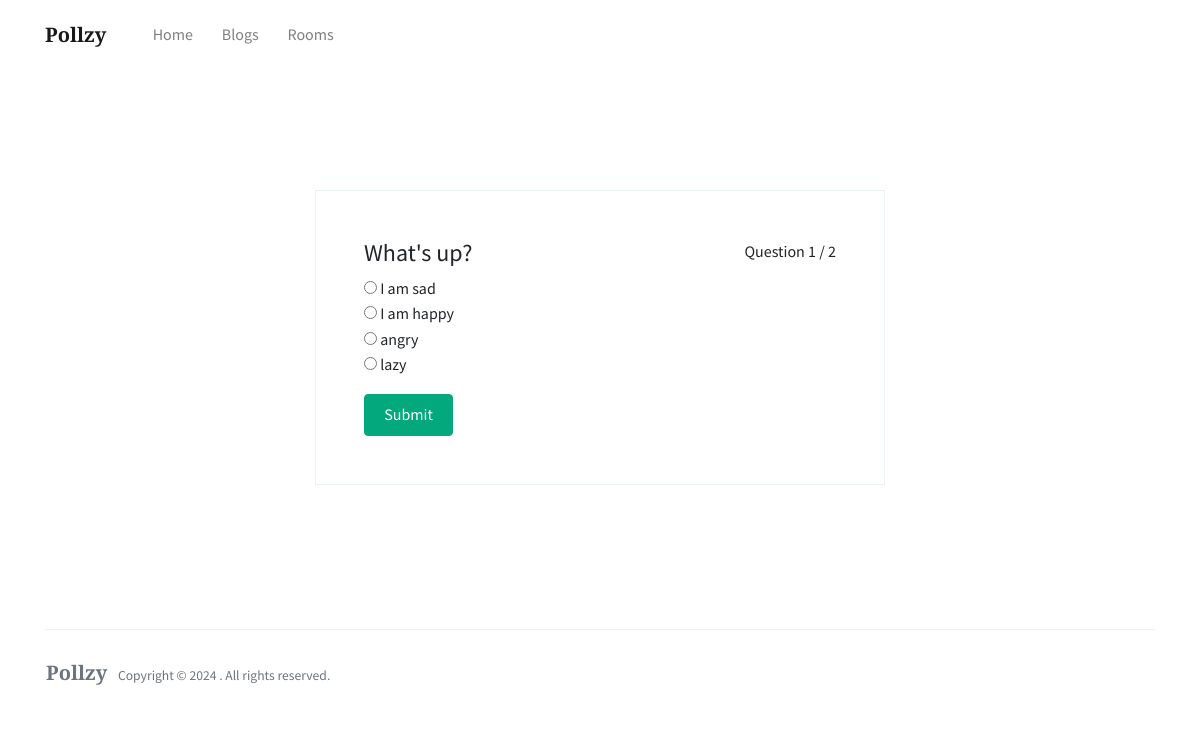
/rooms/, run on the app's committed database.
### polls/models.py (models this page shows, shortened)
class Question(models.Model):
    question_text = models.CharField(max_length=200)
    pub_date = models.DateTimeField("date published")

class Choice(models.Model):
    question = models.ForeignKey(Question, on_delete=models.CASCADE)
    choice_text = models.CharField(max_length=200)
    votes = models.IntegerField(default=0)

### polls/views.py (the view)
# urls.py: path("rooms/", views.rooms, name="rooms"),
def rooms(request):
    questions = Question.objects.all()
    current_question_index = request.session.get('current_question_index', 0)
    total_questions = questions.count()
    if current_question_index < total_questions:
        current_question = questions[current_question_index]
    else:
        current_question = None  # Handle the case when all questions are done
    data = {
        'question': current_question,
        'choices': current_question.choice_set.all() if current_question else [],
        'current_question_index': current_question_index + 1,  # Display 1-based index
        'total_questions': total_questions,
    }
    return render(request, "rooms.html", data)

### polls/templates/rooms.html (shortened to what this page needs)
<!DOCTYPE html>
<html lang="en">
<head>
	{% load static %}
	<link rel="stylesheet" href="https://use.fontawesome.com/releases/v5.3.1/css/all.css"
>
	<link href="{% static 'assets/css/main.css' %}" rel="stylesheet" />
	<link href="{% static 'assets/css/index.css' %}" rel="stylesheet" />
</head>
<body>
	<nav class="topnav navbar navbar-expand-lg navbar-light bg-white fixed-top">
		<div class="container">
			<a class="navbar-brand" href="/"><strong>Pollzy</strong></a>
			<div class="navbar-collapse collapse" id="navbarColor02" style="">
				<ul class="navbar-nav mr-auto d-flex align-items-center">
					<li class="nav-item">
						<a class="nav-link" href="/">Home <span class="sr-only">(current)</span></a>
					</li>
					<li class="nav-item">
						<a class="nav-link" href="/blogs">Blogs</a>
					</li>
					<li class="nav-item">
						<a class="nav-link" href="/rooms">Rooms</a>
					</li>
				</ul>
			</div>
		</div>
	</nav>
	<div class="container">
		<div class="row py-5 my-4">
			<div class="col-6 mx-auto my-5 py-5 border px-5">
				<form method="post" action="{% url 'submit_answer' %}">
					{% if question %}
					<div class="progress-indicator float-right">
						Question {{ current_question_index }} / {{ total_questions }}
					</div>
					<h4>{{ question.question_text }}</h4>
					<ul class="poll-choices">
						{% for choice in choices %}
						<li>
							<input type="radio" name="choice" value="{{ choice.id }}">
							{{ choice.choice_text }}
						</li>
						{% endfor %}
					</ul>
					<button type="submit" class="btn btn-primary">Submit</button>
					{% else %}
					<p>All questions are completed. Thank you for participating!</p>
					{% endif %}
				</form>
			</div>
		</div>
	</div>
	<div class="container mt-5">
		<footer class="bg-white border-top p-3 text-muted small">
			<div class="row align-items-center justify-content-between">
				<div>
					<span class="navbar-brand mr-2"><strong>Pollzy</strong></span> Copyright &copy;
					. All rights reserved.
				</div>
			</div>
		</footer>
	</div>
</body>
</html>

### polls/static/assets/css/index.css (style rules this page uses)
.poll-choices { list-style: none; padding: 0; }

### data on the page
Question: question_text "What's up?"
Choice: choice_text "I am sad"
Choice: choice_text "I am happy"
Choice: choice_text "angry"
Choice: choice_text "lazy"

### other printed values
{{ current_question_index }} "1"
{{ total_questions }} "2"
